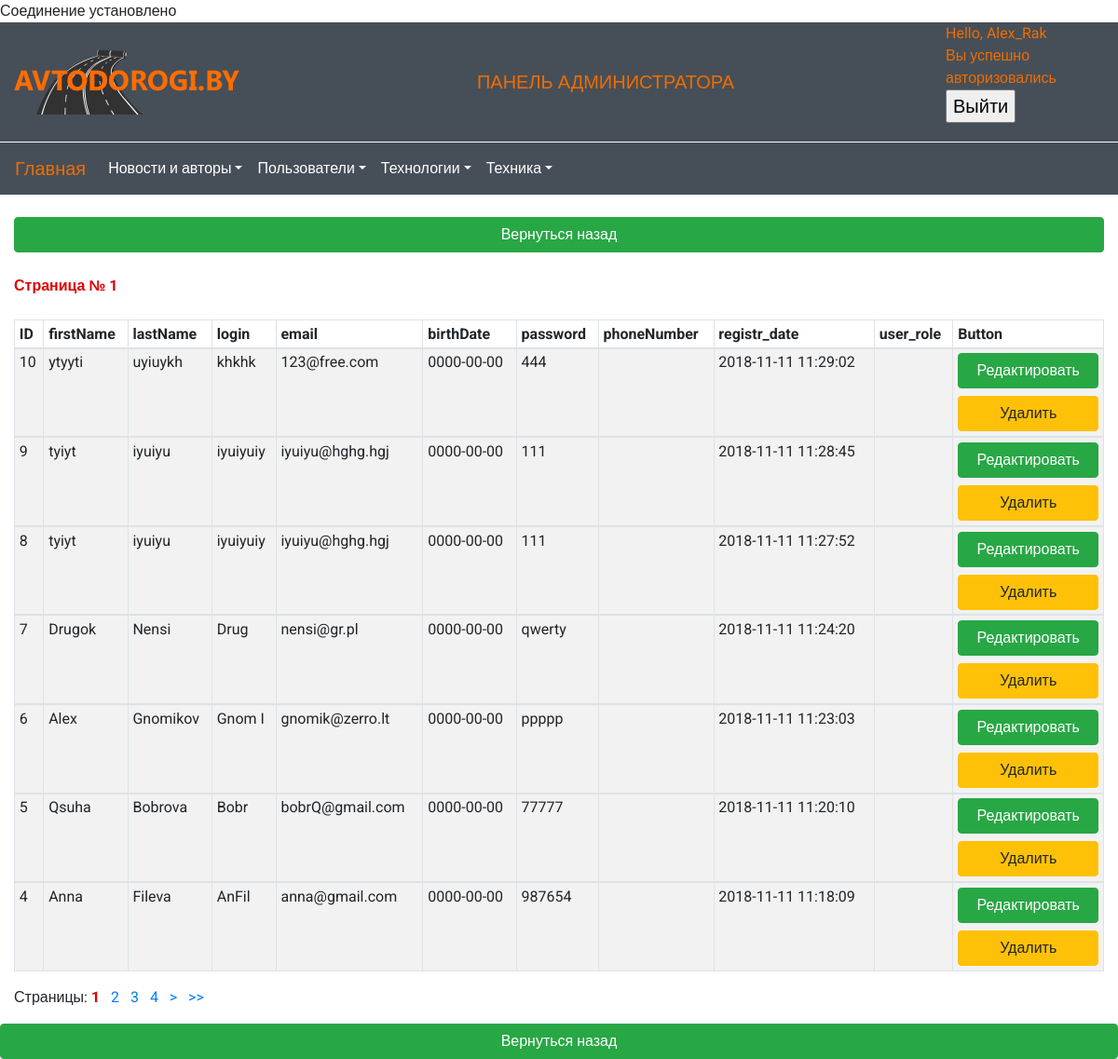
Page /admin/update_users.php?page=1 (signed in) on the earlier database version.
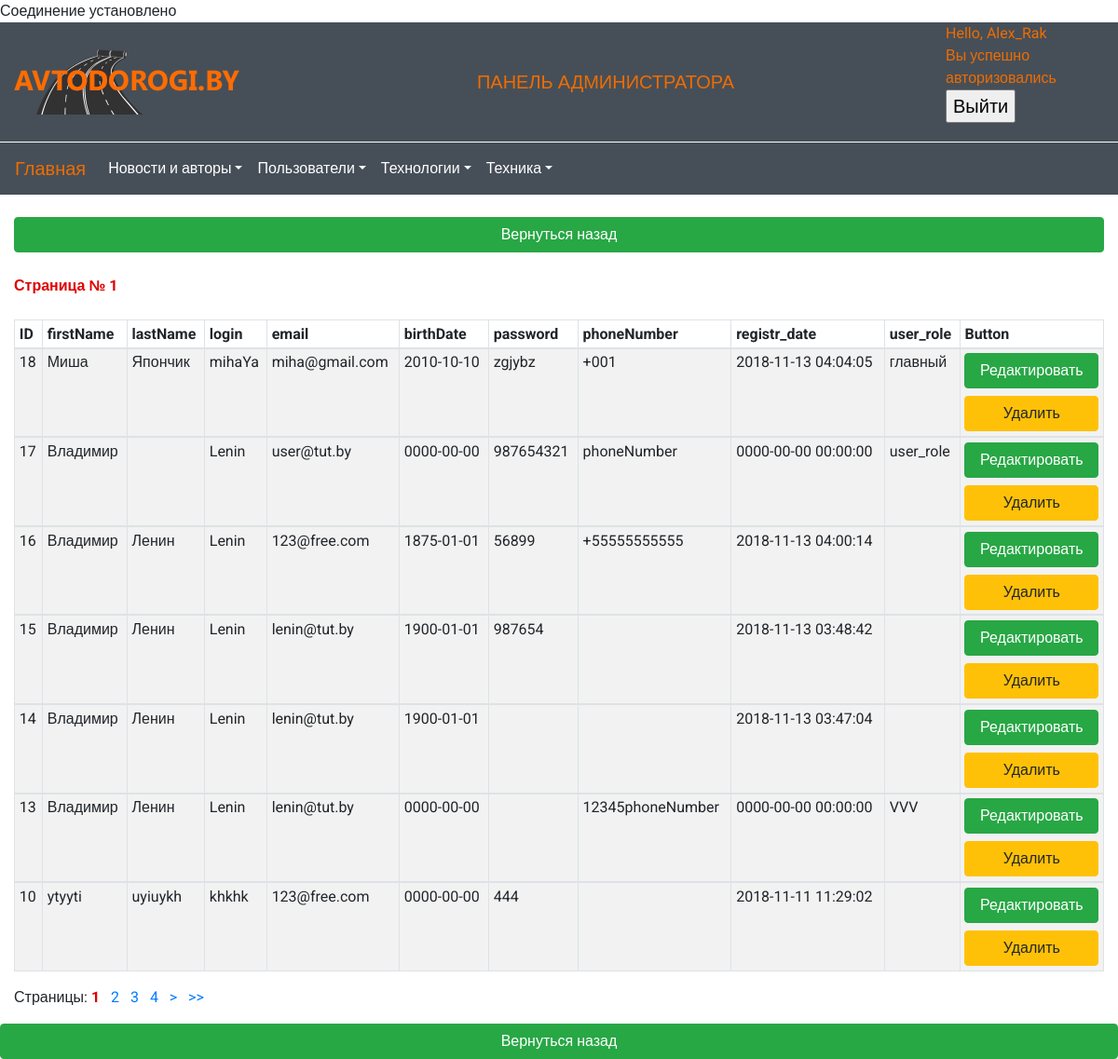
Same page on the later database version.
### tables this page shows
CREATE TABLE `users` (
  `id` int(10) UNSIGNED NOT NULL,
  `firstName` varchar(255) NOT NULL COMMENT 'имя',
  `lastName` varchar(255) NOT NULL COMMENT 'фамилия',
  `login` varchar(255) NOT NULL,
  `email` varchar(255) NOT NULL,
  `birthDate` date NOT NULL,
  `password` varchar(255) NOT NULL,
  `phoneNumber` varchar(32) NOT NULL,
  `registr_date` timestamp NOT NULL DEFAULT CURRENT_TIMESTAMP,
  `user_role` varchar(255) NOT NULL
);

### admin/update_users.php (the view, shortened to what this page needs)
<?php if (!empty($_SESSION['auth'])) {
    ?>
    <?php require_once "db.php"; ?>
    <?php include "header.php"; ?>
    <form action="" method="post" class="container-fluid form-horizontal" role="form">
        <br>
        <a class="btn btn-success btn-block" href="index.php">Вернуться назад</a>
        <br>
        <div class="row">
            <div class="col-sm-12">
                <table id="dtBasicExample" class="table table-striped table-bordered table-sm table-hover"
                       cellspacing="0"
                       width="100%">
                    <thead>
                    <tr>
                        <th class="th-sm">ID
                        </th>
                        <th class="th-sm">firstName
                        </th>
                        <th class="th-sm">lastName
                        </th>
                        <th class="th-sm">login
                        </th>
                        <th class="th-sm">email
                        </th>
                        <th class="th-sm">birthDate
                        </th>
                        <th class="th-sm">password
                        </th>
                        <th class="th-sm">phoneNumber
                        </th>
                        <th class="th-sm">registr_date
                        </th>
                        <th class="th-sm">user_role
                        </th>
                        <th class="th-sm">Button
                        </th>
                    </tr>
                    </thead>
                    <tbody>
                    <?php
                    if (isset($_GET['page'])) {
                    $page = $_GET['page'];
                    $quantity = 7;
                    $limit = 3;
                    $news_rows = mysqli_query($con, "SELECT * FROM news");
                    $num = mysqli_num_rows($news_rows);
                    $pages = $num / $quantity;
                    $pages = ceil($pages);
                    $pages++;
                    echo '<strong style="color: #df0000">Страница № ' . $page .
                        '</strong><br /><br />';
                    $list = --$page * $quantity;
                    $select_users = "SELECT *  FROM users WHERE id>0 ORDER BY id DESC LIMIT $quantity OFFSET $list";
                    $res_select = mysqli_query($con, $select_users);
                    $num_result = mysqli_num_rows($res_select);
                    for ($i = 0;
                    $i < $num_result;
                    $i++) {
                    $users = mysqli_fetch_assoc($res_select);
                    ?>
                    <tr>
                        <td><?= $users['id'] ?></td>
                        <td><?= $users['firstName'] ?></td>
                        <td><?= $users['lastName'] ?></td>
                        <td><?= $users['login'] ?></td>
                        <td><?= $users['email'] ?></td>
                        <td><?= $users['birthDate'] ?></td>
                        <td><?= $users['password'] ?></td>
                        <td><?= $users['phoneNumber'] ?></td>
                        <td><?= $users['registr_date'] ?></td>
                        <td><?= $users['user_role'] ?></td>
                        <td>
                            <input name="update" type="submit" formaction="updateUsers.php?id=<?= $users['id'] ?>"
                                   value="Редактировать"
                                   class="btn btn-success btn-block">
                                <input type="submit" formaction="deleteUsers.php?id=<?= $users['id'] ?>"
                                       value="Удалить"
                                       class="btn btn-warning btn-block">
                        </td>
                    </tr>
                    </tbody>
                    <?php
                    }
                    ?>
                </table>
                <?php
                echo 'Страницы: ';
                $this_page = $page + 1;
                $start = $this_page - $limit;
                $end = $this_page + $limit;
                for ($j = 1; $j < $pages; $j++) {
                    if ($j >= $start && $j <= $end) {
                        if ($j == ($page + 1)) echo '<a href="' . $_SERVER['SCRIPT_NAME'] .
                            '?page=' . $j . '"><strong style="color: #df0000">' . $j .
                            '</strong></a> &nbsp; ';
                        else echo '<a href="' . $_SERVER['SCRIPT_NAME'] . '?page=' .
                            $j . '">' . $j . '</a> &nbsp; ';
                    }
                }
                if ($j > $page && ($page + 2) < $j) {
                    echo '<a href="' . $_SERVER['SCRIPT_NAME'] . '?page=' . ($page + 2) .
                        '"> ></a> &nbsp; ';
                    echo '<a href="' . $_SERVER['SCRIPT_NAME'] . '?page=' . ($j - 1) .
                        '">>></a> &nbsp; ';
                }
                }
                ?>
            </div>
        </div>
    </form>
    <a class="btn btn-success btn-block" href="index.php">Вернуться назад</a>
    <?php include "footer.php"; ?>
    <?php
} else {
    header("Location:/index.php", TRUE);
} ?>

### admin/header.php (shortened to what this page needs)
<!doctype html>
<html lang="en">
<head>
    <link rel="stylesheet" href="https://stackpath.bootstrapcdn.com/bootstrap/4.1.3/css/bootstrap.min.css"
>
    <link rel="stylesheet" href="css/main_admin.css">
    <link rel="stylesheet" href="fontawesome-free-5.4.1-web/css/all.css"/>
</head>
<body>
<header id='header' class='header'>
    <div class="container-fluid">
        <div class="row justify-content-sm-between justify-content-center align-items-center">
            <div class="col-lg-3 col-sm-5 col-auto">
                <img src="img/Logo_1.png" alt="logo" class="logo">
            </div>
            <div class="col-lg-7 col-sm-4 description text-center">
                ПАНЕЛЬ АДМИНИСТРАТОРА
            </div>
            <div class="col-lg-2 col-sm-3 col-auto">
                <small>
                    Hello,
                    <?php
                    if (isset($_SESSION['message'])) {
                        echo $_SESSION['message']['login'];
                        echo "<br>";
                        echo $_SESSION['message']['text'];
                    }
                    ?>
                </small>
                <form action="../logout.php" method="post">
                    <input type="submit" name="logout" value="Выйти">
                </form>
            </div>
        </div>
    </div>
</header>
<nav id='menu' class="menu navbar navbar-expand-lg">
    <a class="navbar-brand" href="../index.php" style="color: #ef6c00">Главная</a>
    <div class="collapse navbar-collapse" id="navbarSupportedContent">
        <ul class="navbar-nav mr-auto">
            <li class="nav-item dropdown">
                <a class="nav-link dropdown-toggle dropdown-toggle-split" href="#" id="navbarDropdown" role="button"
                   data-toggle="dropdown" aria-haspopup="true" aria-expanded="false">
                    Новости и авторы
                </a>
            </li>
            <li class="nav-item dropdown">
                <a class="nav-link dropdown-toggle dropdown-toggle-split" href="#" id="navbarDropdown" role="button"
                   data-toggle="dropdown" aria-haspopup="true" aria-expanded="false">
                    Пользователи
                </a>
            </li>
            <li class="nav-item dropdown">
                <a class="nav-link dropdown-toggle dropdown-toggle-split" href="#" id="navbarDropdown" role="button"
                   data-toggle="dropdown" aria-haspopup="true" aria-expanded="false">
                    Технологии
                </a>
            </li>
            <li class="nav-item dropdown">
                <a class="nav-link dropdown-toggle dropdown-toggle-split" href="#" id="navbarDropdown" role="button"
                   data-toggle="dropdown" aria-haspopup="true" aria-expanded="false">
                    Техника
                </a>
            </li>
        </ul>
    </div>
</nav>

### admin/footer.php (shortened to what this page needs)
</body>

### admin/css/main_admin.css (style rules this page uses)
html { background-color: #d8d8d8; }
body { margin: 0 auto; background-color: white; font-family: 'Roboto', sans-serif; }
header div { background-color: #464f58; color: #ef6c00; font-size:20px; font-weight: 500; }
#menu { border-top: 1px solid white; background-color: #464f58; }
#menu .nav-link { color: white; font-size: 1em; font-weight: 400; }

Differences in the rows shown:
removed users: id "9", firstName "tyiyt", lastName "iyuiyu", login "iyuiyuiy", email "iyuiyu@hghg.hgj", birthDate "0000-00-00", password "111", registr_date "2018-11-11 11:28:45"
no longer on this page (row unchanged): users: id "8", firstName "tyiyt", lastName "iyuiyu", login "iyuiyuiy", email "iyuiyu@hghg.hgj", birthDate "0000-00-00", password "111", registr_date "2018-11-11 11:27:52"
no longer on this page (row unchanged): users: id "7", firstName "Drugok", lastName "Nensi", login "Drug", email "nensi@gr.pl", birthDate "0000-00-00", password "qwerty", registr_date "2018-11-11 11:24:20"
no longer on this page (row unchanged): users: id "6", firstName "Alex", lastName "Gnomikov", login "Gnom I", email "gnomik@zerro.lt", birthDate "0000-00-00", password "ppppp", registr_date "2018-11-11 11:23:03"
no longer on this page (row unchanged): users: id "5", firstName "Qsuha", lastName "Bobrova", login "Bobr", email "bobrQ@gmail.com", birthDate "0000-00-00", password "77777", registr_date "2018-11-11 11:20:10"
no longer on this page (row unchanged): users: id "4", firstName "Anna", lastName "Fileva", login "AnFil", email "anna@gmail.com", birthDate "0000-00-00", password "987654", registr_date "2018-11-11 11:18:09"
added users: id "18", firstName "Миша", lastName "Япончик", login "mihaYa", email "miha@gmail.com", birthDate "2010-10-10", password "zgjybz", phoneNumber "+001", registr_date "2018-11-13 04:04:05", user_role "главный"
added users: id "17", firstName "Владимир", login "Lenin", email "user@tut.by", birthDate "0000-00-00", password "987654321", phoneNumber "phoneNumber", registr_date "0000-00-00 00:00:00", user_role "user_role"
added users: id "16", firstName "Владимир", lastName "Ленин", login "Lenin", email "123@free.com", birthDate "1875-01-01", password "56899", phoneNumber "+55555555555", registr_date "2018-11-13 04:00:14"
added users: id "15", firstName "Владимир", lastName "Ленин", login "Lenin", email "lenin@tut.by", birthDate "1900-01-01", password "987654", registr_date "2018-11-13 03:48:42"
added users: id "14", firstName "Владимир", lastName "Ленин", login "Lenin", email "lenin@tut.by", birthDate "1900-01-01", registr_date "2018-11-13 03:47:04"
added users: id "13", firstName "Владимир", lastName "Ленин", login "Lenin", email "lenin@tut.by", birthDate "0000-00-00", phoneNumber "12345phoneNumber", registr_date "0000-00-00 00:00:00", user_role "VVV"
